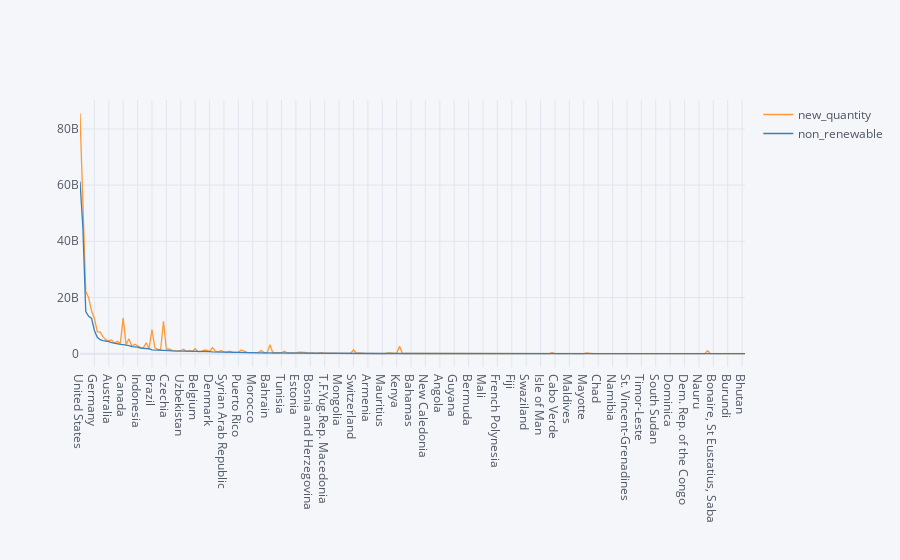

Notebook code cell kept with this figure:
### Code cell
rank_all_non_r.iplot();

### Figure 1 — Plotly figure (JSON) as saved in the notebook; plotly's stock layout.template omitted (floating-point values rounded to 4 significant figures; data arrays with more than 128 entries replaced by an {"elided": "..."} marker saying what was removed)
{"data": [{"line": {"color": "rgba(255, 153, 51, 1.0)", "dash": "solid", "shape": "linear", "width": 1.3}, "mode": "lines", "name": "new_quantity", "text": "", "type": "scatter", "x": {"elided": "232 str values"}, "y": {"elided": "232 float values"}}, {"line": {"color": "rgba(55, 128, 191, 1.0)", "dash": "solid", "shape": "linear", "width": 1.3}, "mode": "lines", "name": "non_renewable", "text": "", "type": "scatter", "x": {"elided": "232 str values"}, "y": {"elided": "232 float values"}}], "layout": {"legend": {"bgcolor": "#F5F6F9", "font": {"color": "#4D5663"}}, "paper_bgcolor": "#F5F6F9", "plot_bgcolor": "#F5F6F9", "title": {"font": {"color": "#4D5663"}}, "xaxis": {"gridcolor": "#E1E5ED", "showgrid": true, "tickfont": {"color": "#4D5663"}, "title": {"font": {"color": "#4D5663"}, "text": ""}, "zerolinecolor": "#E1E5ED"}, "yaxis": {"gridcolor": "#E1E5ED", "showgrid": true, "tickfont": {"color": "#4D5663"}, "title": {"font": {"color": "#4D5663"}, "text": ""}, "zerolinecolor": "#E1E5ED"}}}
